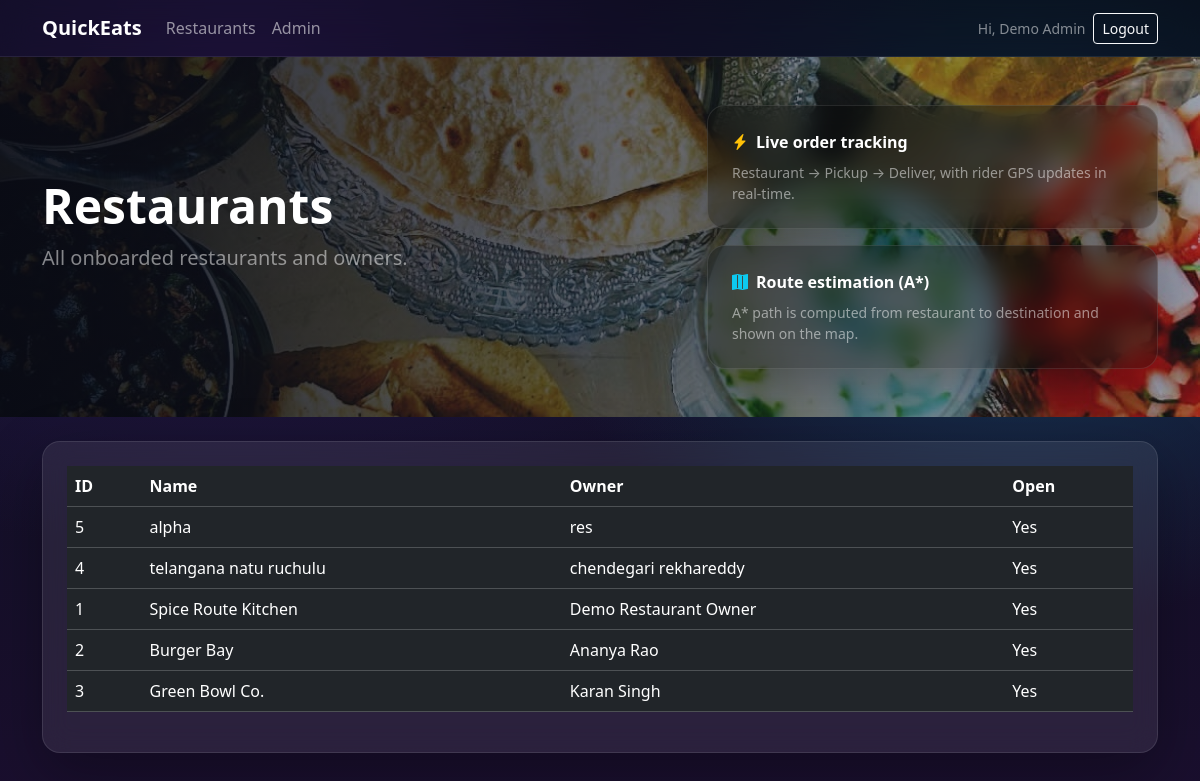
/admin/restaurants (signed in), run on the app's committed database.
### app/models.py (models this page shows, shortened)
class User(db.Model, UserMixin):
    id = db.Column(db.Integer, primary_key=True)
    email = db.Column(db.String(255), unique=True, nullable=False, index=True)
    password_hash = db.Column(db.String(255), nullable=False)
    full_name = db.Column(db.String(120), nullable=False)
    phone = db.Column(db.String(30), nullable=True)
    role = db.Column(db.String(40), nullable=False, index=True)
    is_active = db.Column(db.Boolean, default=True, nullable=False)
    address = db.Column(db.String(255), nullable=True)
    lat = db.Column(db.Float, nullable=True)
    lng = db.Column(db.Float, nullable=True)
    created_at = db.Column(db.DateTime, default=utcnow, nullable=False)
    restaurant = db.relationship("Restaurant", back_populates="owner", uselist=False)

class Restaurant(db.Model):
    id = db.Column(db.Integer, primary_key=True)
    owner_id = db.Column(db.Integer, db.ForeignKey("user.id"), nullable=False, index=True)
    name = db.Column(db.String(120), nullable=False)
    description = db.Column(db.String(500), nullable=True)
    address = db.Column(db.String(255), nullable=True)
    lat = db.Column(db.Float, nullable=True)
    lng = db.Column(db.Float, nullable=True)
    hero_image_url = db.Column(db.String(500), nullable=True)
    is_open = db.Column(db.Boolean, default=True, nullable=False)
    created_at = db.Column(db.DateTime, default=utcnow, nullable=False)
    owner = db.relationship("User", back_populates="restaurant")
    items = db.relationship("MenuItem", back_populates="restaurant", cascade="all, delete-orphan")
    orders = db.relationship("Order", back_populates="restaurant")

### app/web/admin.py (the view)
@bp.get("/restaurants")
@role_required(Role.ADMIN.value)
def restaurants():
    restaurants = Restaurant.query.order_by(Restaurant.created_at.desc()).limit(200).all()
    return render_template("admin/restaurants.html", restaurants=restaurants)

### app/models.py (called while the page is built)
@login_manager.user_loader
def load_user(user_id: str):
    return db.session.get(User, int(user_id))

### app/utils.py (called while the page is built)
def role_required(*roles: str):
    def decorator(fn):
        @wraps(fn)
        @login_required
        def wrapper(*args, **kwargs):
            if not current_user.is_authenticated:
                abort(401)
            if current_user.role not in roles and not getattr(current_user, "is_admin", False):
                abort(403)
            return fn(*args, **kwargs)
        return wrapper
    return decorator

### app/templates/admin/restaurants.html (shortened to what this page needs)
{% extends "base.html" %}
{% block hero_title %}Restaurants{% endblock %}
{% block hero_subtitle %}All onboarded restaurants and owners.{% endblock %}
{% block content %}
  <div class="card card-glass p-4">
    <div class="table-responsive">
      <table class="table table-dark table-hover align-middle">
        <thead>
          <tr>
            <th>ID</th>
            <th>Name</th>
            <th>Owner</th>
            <th>Open</th>
          </tr>
        </thead>
        <tbody>
          {% for r in restaurants %}
            <tr>
              <td>{{ r.id }}</td>
              <td>{{ r.name }}</td>
              <td>{{ r.owner.full_name }}</td>
              <td>{{ 'Yes' if r.is_open else 'No' }}</td>
            </tr>
          {% endfor %}
        </tbody>
      </table>
    </div>
  </div>
{% endblock %}

### app/templates/base.html (shortened to what this page needs)
<!doctype html>
<html lang="en">
  <head>
    <link href="https://cdn.jsdelivr.net/npm/bootstrap@5.3.3/dist/css/bootstrap.min.css" rel="stylesheet" />
    <link href="https://cdn.jsdelivr.net/npm/bootstrap-icons@1.11.3/font/bootstrap-icons.min.css" rel="stylesheet" />
    <link href="{{ url_for('static', filename='css/app.css') }}" rel="stylesheet" />
  </head>
  <body>
    <nav class="navbar navbar-expand-lg navbar-dark glass-nav sticky-top">
      <div class="container">
        <a class="navbar-brand fw-bold" href="{{ url_for('customer.home') }}">QuickEats</a>
        <div class="collapse navbar-collapse" id="nav">
          <ul class="navbar-nav me-auto mb-2 mb-lg-0">
            <li class="nav-item"><a class="nav-link" href="{{ url_for('customer.home') }}">Restaurants</a></li>
            {% if current_user.is_authenticated and current_user.role == 'admin' %}
              <li class="nav-item"><a class="nav-link" href="{{ url_for('admin.dashboard') }}">Admin</a></li>
            {% endif %}
          </ul>
          <div class="d-flex align-items-center gap-2">
            {% if current_user.is_authenticated %}
              <span class="text-white-50 small d-none d-lg-inline">Hi, {{ current_user.full_name }}</span>
              <a class="btn btn-sm btn-outline-light" href="{{ url_for('auth.logout') }}">Logout</a>
            {% else %}
              <a class="btn btn-sm btn-outline-light" href="{{ url_for('auth.login') }}">Login</a>
              <a class="btn btn-sm btn-warning" href="{{ url_for('auth.register') }}">Sign up</a>
            {% endif %}
          </div>
        </div>
      </div>
    </nav>
    <main>
      <section class="hero">
        <div class="container py-5">
          <div class="row align-items-center g-4">
            <div class="col-lg-7">
              <h1 class="display-5 fw-bold text-white mb-2">{% block hero_title %}Order food fast.{% endblock %}</h1>
              <p class="lead text-white-50 mb-4">{% block hero_subtitle %}Swiggy-like demo with live tracking and A* routing.{% endblock %}</p>
            </div>
            <div class="col-lg-5">
              <div class="hero-card p-4">
                <div class="d-flex align-items-center gap-2">
                  <i class="bi bi-lightning-charge-fill text-warning"></i>
                  <div class="text-white fw-semibold">Live order tracking</div>
                </div>
                <div class="small text-white-50 mt-2">
                  Restaurant → Pickup → Deliver, with rider GPS updates in real-time.
                </div>
              </div>
              <div class="hero-card p-4 mt-3">
                <div class="d-flex align-items-center gap-2">
                  <i class="bi bi-map-fill text-info"></i>
                  <div class="text-white fw-semibold">Route estimation (A*)</div>
                </div>
                <div class="small text-white-50 mt-2">
                  A* path is computed from restaurant to destination and shown on the map.
                </div>
              </div>
            </div>
          </div>
        </div>
        <div class="hero-overlay"></div>
      </section>
      <div class="container my-4">
        {% block content %}{% endblock %}
      </div>
    </main>
  </body>
</html>

### app/static/css/app.css (style rules this page uses)
:root { --bg1:#0b1020; --bg2:#1a0f2e; --glass: rgba(255,255,255,.08); --glass2: rgba(255,255,255,.12); --brand:#fc8019; }
body { background: radial-gradient(1200px 800px at 20% 10%, #2b1b55 0%, transparent 60%), radial-gradient(900px 700px at 85% 30%, #173a5a 0%, transparent 55%), linear-gradient(180deg, var(--bg1) 0%, var(--bg2) 100%); min-height:100vh; }
.glass-nav { background: rgba(0,0,0,.35); backdrop-filter: blur(14px); border-bottom: 1px solid rgba(255,255,255,.08); }
.hero { position: relative; overflow: hidden; background-image: url("../img/hero.jpg"); background-size: cover; background-position: center; }
.hero-overlay { position:absolute; inset:0; background: linear-gradient(90deg, rgba(8,10,20,.92) 0%, rgba(8,10,20,.60) 55%, rgba(8,10,20,.25) 100%); pointer-events:none; }
.hero .container { position:relative; z-index:1; }
.hero-card { background: rgba(0,0,0,.35); border: 1px solid rgba(255,255,255,.10); border-radius: 18px; backdrop-filter: blur(12px); box-shadow: 0 20px 60px rgba(0,0,0,.35); transform: translateY(0); transition: transform .2s ease, border-color .2s ease; }
.card-glass { background: var(--glass); border: 1px solid rgba(255,255,255,.10); border-radius: 18px; backdrop-filter: blur(14px); box-shadow: 0 20px 60px rgba(0,0,0,.30); }

### data on the page
User: full_name "Demo Admin"
Restaurant: id "5", name "alpha", owner.full_name "res", is_open "Yes"
Restaurant: id "4", name "telangana natu ruchulu", owner.full_name "chendegari rekhareddy", is_open "Yes"
Restaurant: id "1", name "Spice Route Kitchen", owner.full_name "Demo Restaurant Owner", is_open "Yes"
Restaurant: id "2", name "Burger Bay", owner.full_name "Ananya Rao", is_open "Yes"
Restaurant: id "3", name "Green Bowl Co.", owner.full_name "Karan Singh", is_open "Yes"
